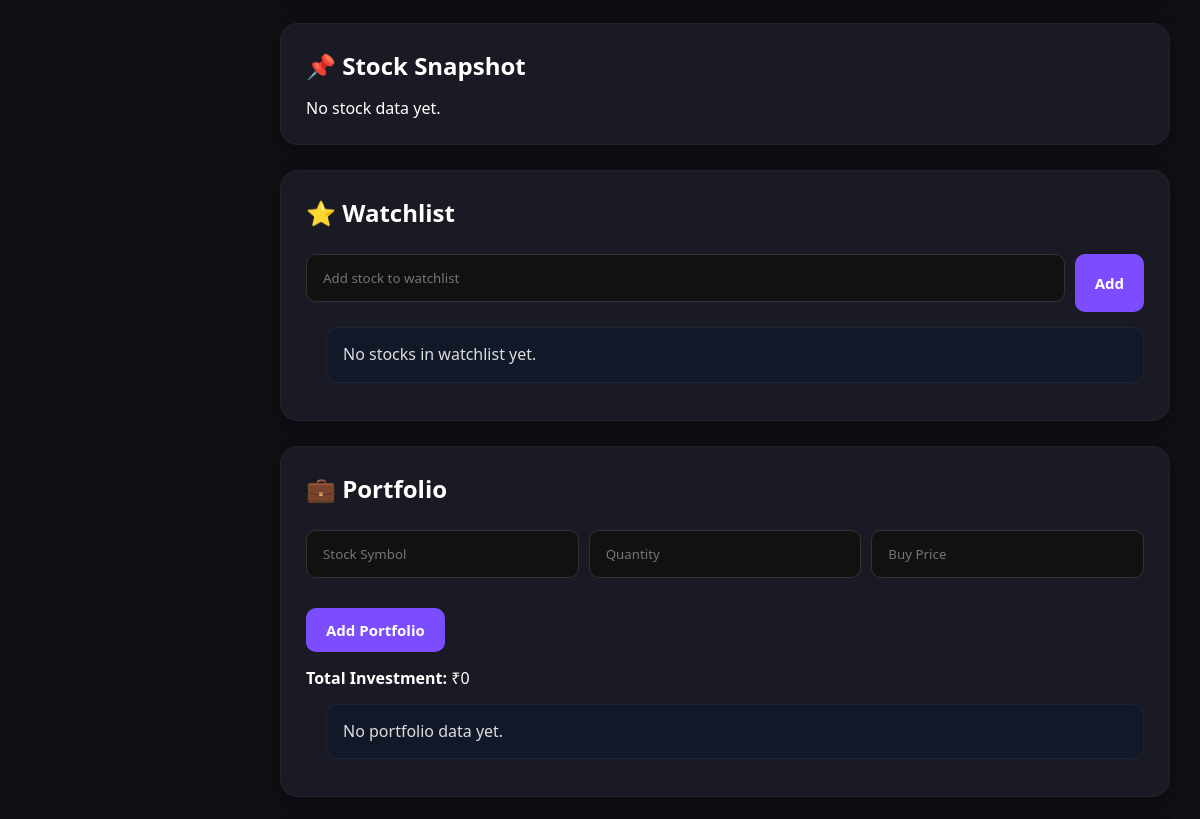
The page /dashboard/ (signed in, middle part) on the database as committed earlier.
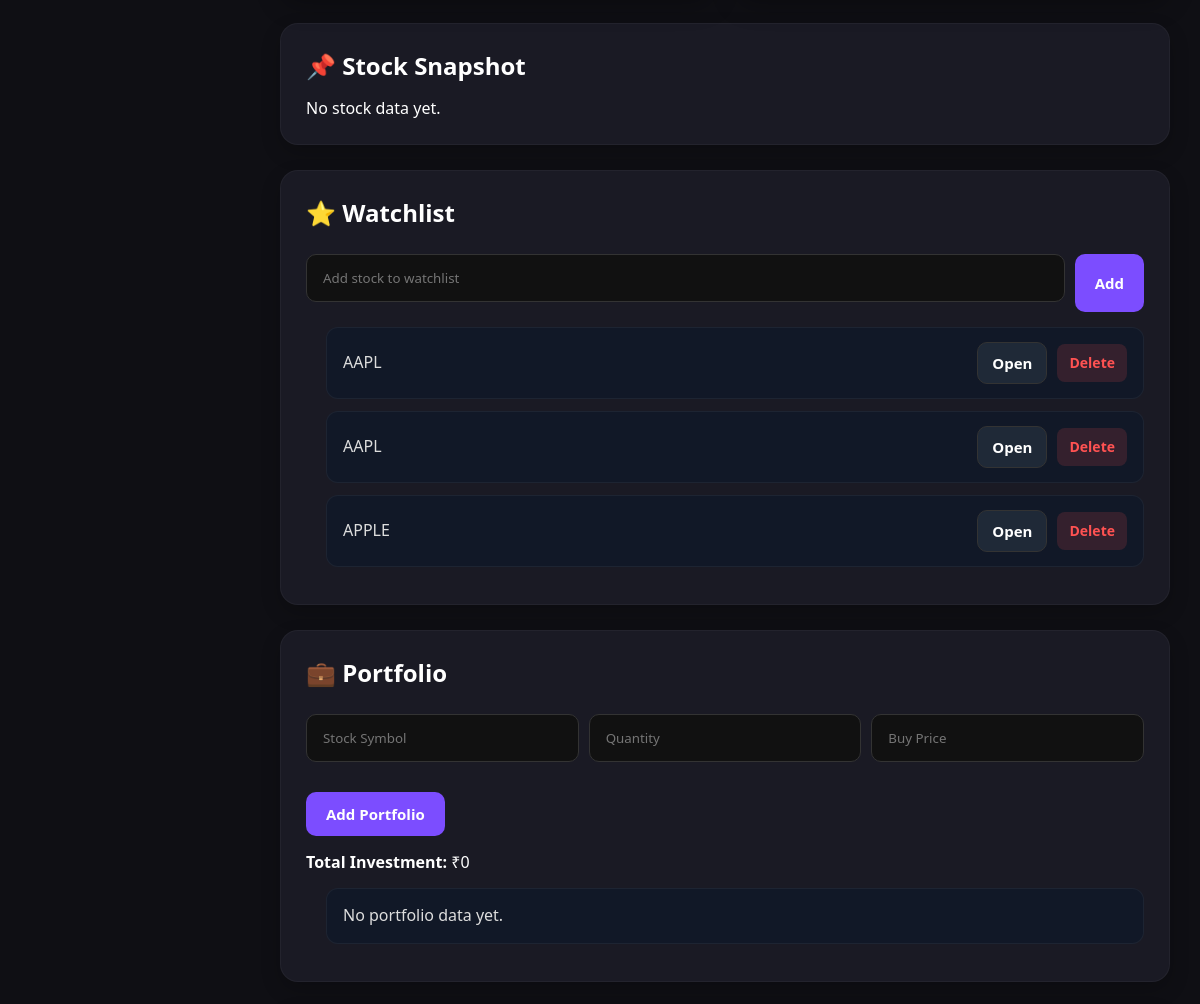
The same page on the database as committed later.
### dashboard/models.py (models this page shows, shortened)
class Watchlist(models.Model):
    user = models.ForeignKey(User,on_delete=models.CASCADE)
    stock_name = models.CharField(max_length=50)

### dashboard/views.py (the view, shortened to what this page needs)
# urls.py: path('dashboard/', views.dashboard, name='dashboard'),
@login_required
def dashboard(request):
    default_symbol = "RELIANCE.NS"
    ticker = default_symbol
    latest_price = None
    predicted_price = None
    trend = "UP"
    recommendation = "BUY"
    error = None
    stock_data = None
    aapl_price, aapl_status = get_live_price("AAPL")
    reliance_price, reliance_status = get_live_price("RELIANCE.NS")
    tcs_price, tcs_status = get_live_price("TCS.NS")
    infy_price, infy_status = get_live_price("INFY.NS")
    price, main_status = get_live_price(default_symbol)
    watchlist = Watchlist.objects.filter(user=request.user)
    portfolio = Portfolio.objects.filter(user=request.user)
    history = PredictionHistory.objects.filter(user=request.user).order_by('-created_at')[:5]
    portfolio_total = sum(item.quantity * item.buy_price for item in portfolio)
    dates = []
    prices = []
    default_chart = get_stock_data(default_symbol, "7d")
    if default_chart is not None and not default_chart.empty:
        close_series = extract_series(default_chart, "Close")
        if close_series is not None and not close_series.empty:
            dates = [str(date.date()) for date in default_chart.index]
            prices = [round(float(p), 2) for p in close_series.tolist()]
        else:
            dates = ["Day 1", "Day 2", "Day 3", "Day 4", "Day 5", "Day 6", "Day 7"]
            prices = [2920, 2930, 2910, 2940, 2955, 2948, 2960]
    else:
        dates = ["Day 1", "Day 2", "Day 3", "Day 4", "Day 5", "Day 6", "Day 7"]
        prices = [2920, 2930, 2910, 2940, 2955, 2948, 2960]
    lstm_prediction = round(price * 1.05, 2)
    gru_prediction = round(price * 1.03, 2)
    chart_data = [round(price, 2), lstm_prediction, gru_prediction]
    context = {
        "price": round(price, 2),
        "main_status": main_status,
        "watchlist": watchlist,
        "portfolio": portfolio,
        "portfolio_total": round(portfolio_total, 2),
        "history": history,
        "lstm_prediction": lstm_prediction,
        "gru_prediction": gru_prediction,
        "chart_data": json.dumps(chart_data),
        "ticker": ticker,
        "latest_price": latest_price if latest_price is not None else price,
        "stock_data": stock_data,
        "predicted_price": predicted_price if predicted_price is not None else lstm_prediction,
        "trend": trend,
        "recommendation": recommendation,
        "error": error,
        "dates": json.dumps(dates),
        "prices": json.dumps(prices),
        "default_symbol": ticker if ticker else default_symbol,
        "aapl_price": aapl_price,
        "aapl_status": aapl_status,
        "reliance_price": reliance_price,
        "reliance_status": reliance_status,
        "tcs_price": tcs_price,
        "tcs_status": tcs_status,
        "infy_price": infy_price,
        "infy_status": infy_status,
    }
    return render(request, "dashboard.html", context)

### dashboard/views.py (called while the page is built)
def get_stock_data(symbol, period="7d"):
    try:
        data = yf.download(symbol, period=period, progress=False, auto_adjust=True)
        return data
    except Exception as e:
        print("Yahoo Error:", e)
        return None

def extract_series(data, column_name):
    try:
        col = data[column_name]
        if hasattr(col, "columns"):
            col = col.iloc[:, 0]
        return col
    except Exception as e:
        print(f"Extract Series Error ({column_name}):", e)
        return None

### dashboard/templates/dashboard.html (shortened to what this page needs)
{% load static %}
<!DOCTYPE html>
<html lang="en">
<head>
    <link rel="stylesheet" href="{% static 'css/style.css' %}">
</head>
<body class="dashboard-body">
<div class="container">
    <main class="main">
        <div class="section">
            <h3>📌 Stock Snapshot</h3>
            {% if stock_data %}
                <p><strong>Latest:</strong> ₹{{ stock_data.latest_price }}</p>
                <p><strong>Prev Close:</strong> ₹{{ stock_data.previous_close }}</p>
                <p><strong>High:</strong> ₹{{ stock_data.high }}</p>
                <p><strong>Low:</strong> ₹{{ stock_data.low }}</p>
                <p><strong>Volume:</strong> {{ stock_data.volume }}</p>
            {% else %}
                <p>No stock data yet.</p>
            {% endif %}
        </div>
        <div class="section" id="watchlist">
            <h3>⭐ Watchlist</h3>
            <form method="POST" action="{% url 'add_watchlist' %}">
                <input type="text" name="stock" placeholder="Add stock to watchlist" required>
                <button type="submit">Add</button>
            </form>
            <ul class="pro-list">
                {% for item in watchlist %}
                    <li>
                        <span>{{ item.stock_name }}</span>
                        <div class="action-buttons">
                            <button type="button" onclick="quickSearch('{{ item.stock_name }}')" class="mini-btn">Open</button>
                            <a href="{% url 'delete_watchlist' item.id %}" class="delete-btn">Delete</a>
                        </div>
                    </li>
                {% empty %}
                    <li>No stocks in watchlist yet.</li>
                {% endfor %}
            </ul>
        </div>
        <div class="section" id="portfolio">
            <h3>💼 Portfolio</h3>
            <form method="POST" action="{% url 'add_portfolio' %}">
                <input type="text" name="stock_name" placeholder="Stock Symbol" required>
                <input type="number" name="quantity" placeholder="Quantity" required>
                <input type="number" step="0.01" name="buy_price" placeholder="Buy Price" required>
                <button type="submit">Add Portfolio</button>
            </form>
            <p><strong>Total Investment:</strong> ₹{{ portfolio_total }}</p>
            <ul class="pro-list">
                {% for item in portfolio %}
                    <li>{{ item.stock_name }} - Qty: {{ item.quantity }} - Buy: ₹{{ item.buy_price }}</li>
                {% empty %}
                    <li>No portfolio data yet.</li>
                {% endfor %}
            </ul>
        </div>
    </main>
</div>
</body>
</html>

Rows that differ between the two databases and show on the page:
added Watchlist: stock_name "AAPL"
added Watchlist: stock_name "AAPL"
added Watchlist: stock_name "APPLE"
Other text that changed with them:
text no longer shown: "No stocks in watchlist yet."
